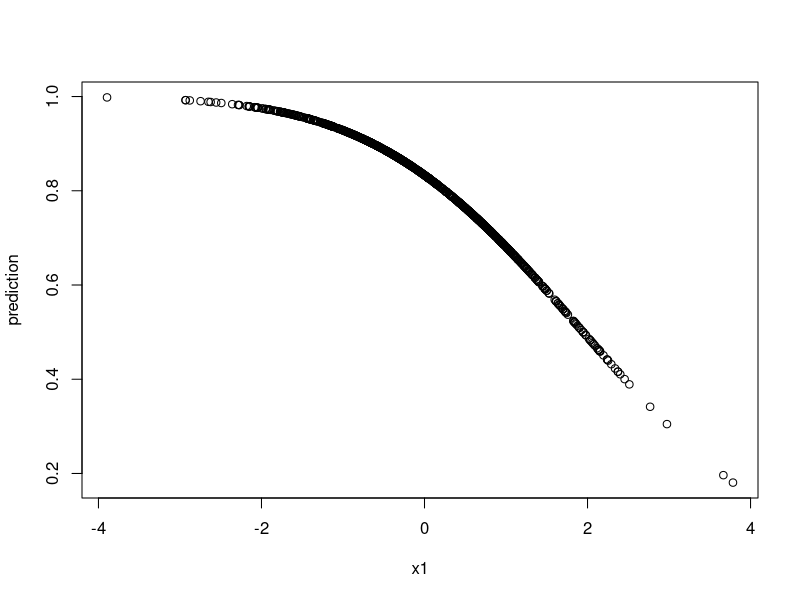

This figure's R source:
#generating some data----
 n <- 1000
  x1 <- rnorm(n)
  x2 <- rnorm(n)
  X <- cbind(1, x1, x2)
  b <- c(1, -.5, .5)
  p <- pnorm(X%*%b)
  y <- rbinom(n, 1, p)
  model <- glm(y ~ x1 + x2, family = "binomial"(link="probit"))

#predictions----

#with x1 and x2 set at their mean
meanx1<-mean(x1)
meanx2<-mean(x2)
pnorm(model$coefficients[1]+
    meanx1*model$coefficients[2]+
    meanx2*model$coefficients[3])

#with x1 at its 25%th percentile and x2 at its mean

q.x1<-quantile(x1, .25)

pnorm(model$coefficients[1]+q.x1*model$coefficients[2]+meanx2*model$coefficients[3])

#alternatively using the predict command----

#create a hypothetical data set with just one row containing hypothetical values for x1 and x2. 
scenario<-data.frame("x1"=q.x1, "x2"=meanx2, row.names = "prediction")

#use the previous data as "newdata" in the predict command
predict(model, newdata = scenario, type="response")

#plotting across multiple values


scenario<-data.frame("x1"=x1, "x2"=mean(x2))
prediction<-predict(model, newdata = scenario, type="response")
plot(x1, prediction)
